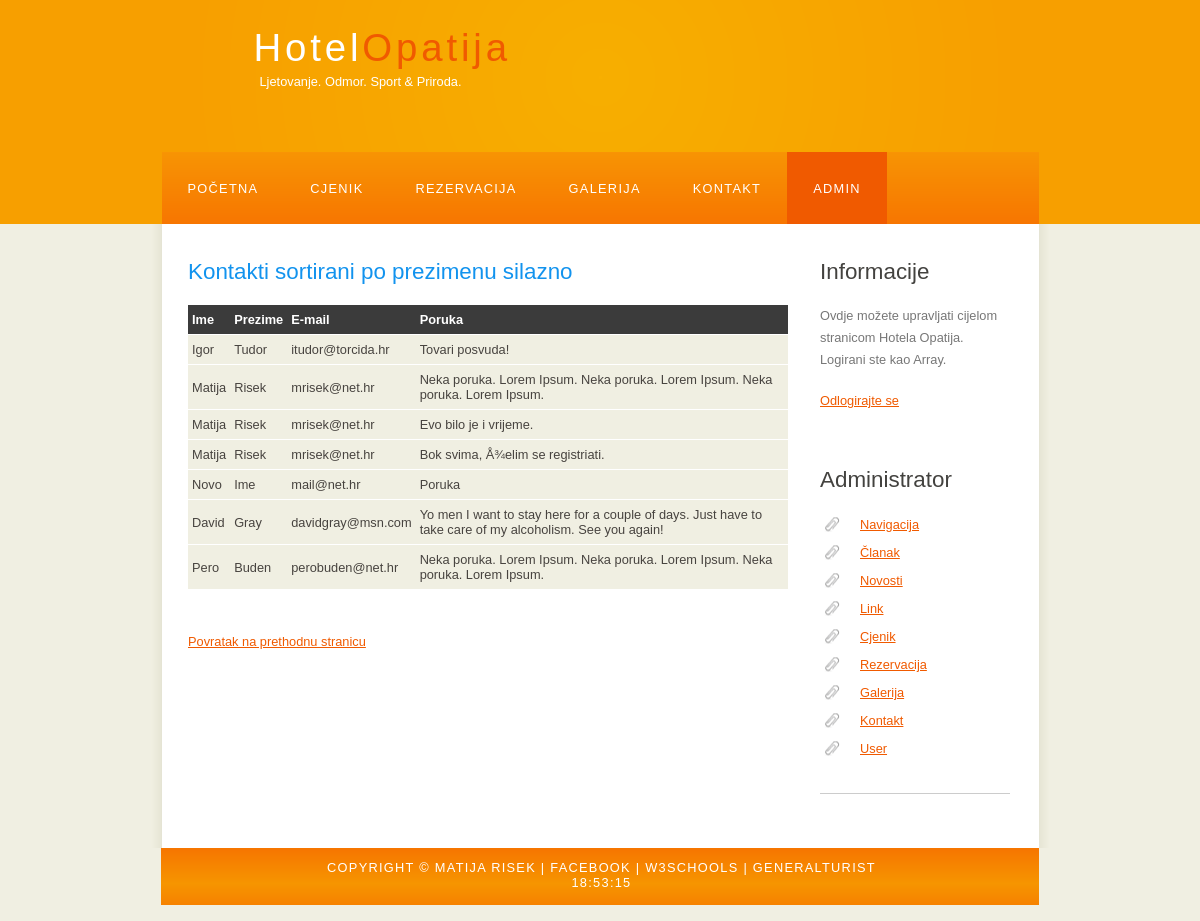
The page /sortirajKontakteSilazno.php (signed in) on the database its author committed.
### tables this page shows
CREATE TABLE IF NOT EXISTS `Kontakt` (
  `idKontakt` int(11) NOT NULL AUTO_INCREMENT,
  `imeKontakt` varchar(255) NOT NULL,
  `prezimeKontakt` varchar(255) NOT NULL,
  `emailKontakt` varchar(255) NOT NULL,
  `porukaKontakt` varchar(255) NOT NULL,
  PRIMARY KEY (`idKontakt`)
);

### sortirajKontakteSilazno.php (the view, shortened to what this page needs)
<!DOCTYPE HTML>
<html>
<head>
    <link rel="stylesheet" type="text/css" href="style/style.css" title="style" />
</head>
<body onload="startTime()">
    <div id="main">
        <div id="header">
            <div id="logo">
                <div id="logo_text">
                    <h1><a href="index.php">Hotel<span class="logo_colour">Opatija</span></a></h1>
                    <h2>Ljetovanje. Odmor. Sport & Priroda.</h2>
                </div>
            </div>
            <div id="menubar">
                <ul id="menu">
                    <li><a href="index.php">Početna</a></li>
                    <li><a href="cjenik.php">Cjenik</a></li>
                    <li><a href="rezervacija.php">Rezervacija</a></li>
                    <li><a href="galerija.php">Galerija</a></li>
                    <li> <a href="kontakt.php">Kontakt</a></li>
					<li class="selected"><a href="administrator.php">Admin</a></li>
                </ul>
            </div>
        </div>
        <div id="site_content">
            <div class="sidebar">
				<?php
					echo "<h3>Informacije</h3>";
					echo "<p>";
					echo "Ovdje možete upravljati cijelom stranicom Hotela Opatija.<br>";
					echo "Logirani ste kao {$_SESSION['username']}.<br>";
					echo '<p><a href="?action=logOut">Odlogirajte se</a></p>';
					echo "<p>";
				?>
                <h3>Administrator</h3>
                <ul>
					<li><a href="adminNavigacija.php">Navigacija</a></li>
                    <li><a href="adminClanak.php">Članak</a></li>
                    <li><a href="adminNovosti.php">Novosti</a></li>
                    <li><a href="adminLink.php">Link</a></li>
					<li><a href="adminCjenik.php">Cjenik</a></li>
                    <li><a href="adminRezervacija.php">Rezervacija</a></li>
                    <li><a href="adminGalerija.php">Galerija</a></li>
                    <li><a href="adminKontakt.php">Kontakt</a></li>
					<li><a href="adminUser.php">User</a></li>
                </ul>
                <hr />
            </div>
			<div id="content">
<h2>Kontakti sortirani po prezimenu silazno</h2>
<?php
$sql="SELECT * FROM Kontakt ORDER BY prezimeKontakt DESC";
$records=mysql_query($sql);
?>
<table width="600" border="0" cellpadding="0" cellspacing="0">
<tr>
<th>Ime</th>
<th>Prezime</th>
<th>E-mail</th>
<th>Poruka</th>
</tr>
<?php
while($cijena=mysql_fetch_assoc($records)){
	echo "<tr>";
	echo "<td>".$cijena['imeKontakt']."</td>";
	echo "<td>".$cijena['prezimeKontakt']."</td>";
	echo "<td>".$cijena['emailKontakt']."</td>";
	echo "<td>".$cijena['porukaKontakt']."</td>";
	echo "</tr>";
}
?>
</table>
<br><a href='http://iws.mev.hr/mrisek/adminKontakt.php'>Povratak na prethodnu stranicu</a>
            </div>
        </div>
        <div id="footer">
            Copyright &copy; Matija Risek | <a href="https://www.facebook.com/matija.risek">Facebook</a> | <a href="http://www.w3schools.com/">W3Schools</a> | <a href="http://www.general-turist.com/">GeneralTurist</a><div id="txt"></div>
        </div>
    </div>
</body>
</html>

### style/style.css (style rules this page uses)
html { height: 100%; }
* { margin: 0; padding: 0; }
body { font: normal .80em 'trebuchet ms', arial, sans-serif; background: #F0EFE2; color: #777; }
p { padding: 0 0 20px 0; line-height: 1.7em; }
hr { display: block; height: 1px; border: 0; border-top: 1px solid #ccc; margin: 1em 0; padding: 0; }
h1, h2, h3, h4, h5, h6 { font: normal 175% 'century gothic', arial, sans-serif; color: #43423F; margin: 0 0 15px 0; padding: 15px 0 5px 0; }
h2 { font: normal 175% 'century gothic', arial, sans-serif; color: #1293EE; }
a, a:hover { outline: none; text-decoration: underline; color: #F05A00; }
ul { margin: 2px 0 22px 17px; }
ul li { list-style-type: circle; margin: 0 0 6px 0; padding: 0 0 4px 5px; }
#main, #logo, #menubar, #site_content, #footer { margin-left: auto; margin-right: auto; }
#header { background: #f79f00; height: 240px; }
#logo { width: 825px; position: relative; height: 168px; margin-top: -16px; background: url(logo.png) no-repeat; }
#logo #logo_text { position: absolute; top: 20px; left: 0; }
#logo h1, #logo h2 { font: normal 300% 'century gothic', arial, sans-serif; border-bottom: 0; text-transform: none; margin: 0; margin-left: 66px; }
#logo_text h1, #logo_text h1 a, #logo_text h1 a:hover { padding: 22px 0 0 0; color: #FFF; letter-spacing: 0.1em; text-decoration: none; }
#logo_text h1 a .logo_colour { color: #F05A00; }
#logo_text h2 { font-size: 100%; padding: 4px 0 0 0; color: #FFF; margin-left: 72px; }
#menubar { width: 877px; height: 72px; padding: 0; background: url(menu.png) repeat-x; }
ul#menu, ul#menu li { float: left; margin: 0; padding: 0; }
ul#menu li { list-style: none; }
ul#menu li a { letter-spacing: 0.1em; font: normal 100% 'lucida sans unicode', arial, sans-serif; display: block; float: left; height: 37px; padding: 29px 26px 6px 26px; text-align: center; color: #FFF; text-transform: uppercase; text-decoration: none; background: transparent; }
ul#menu li a:hover, ul#menu li.selected a, ul#menu li.selected a:hover { color: #FFF; background: url(menu_select.png) repeat-x; }
#site_content { width: 837px; overflow: hidden; margin: 0 auto 0 auto; padding: 20px 24px 20px 37px; background: #FFF url(content.png) repeat-y; }
.sidebar { float: right; width: 190px; padding: 0 15px 20px 15px; }
.sidebar ul { width: 178px; padding: 4px 0 0 0; margin: 4px 0 30px 0; }
.sidebar li { list-style: none; padding: 0 0 7px 0; }
.sidebar li a, .sidebar li a:hover { padding: 0 0 0 40px; display: block; background: transparent url(link.png) no-repeat left center; }
#content { text-align: left; width: 595px; padding: 0; }
#footer { width: 878px; font: normal 100% 'lucida sans unicode', arial, sans-serif; height: 40px; padding: 12px 5px 5px 5px; text-align: center; background: #29425E url(footer.png) repeat-x; color: #FFF; text-transform: uppercase; letter-spacing: 0.1em; width: 875px; padding-left: 3px; padding-right: 0px; }
#footer a { color: #FFF; text-decoration: none; }
table { margin: 10px 0 30px 0; }
table tr th, table tr td { background: #3B3B3B; color: #FFF; padding: 7px 4px; text-align: left; }
table tr td { background: #F0EFE2; color: #47433F; border-top: 1px solid #FFF; }

### rows shown on the page
kontakt: imeKontakt "Igor", prezimeKontakt "Tudor", emailKontakt "itudor@torcida.hr", porukaKontakt "Tovari posvuda!"
kontakt: imeKontakt "Matija", prezimeKontakt "Risek", emailKontakt "mrisek@net.hr", porukaKontakt "Neka poruka. Lorem Ipsum. Neka poruka. Lorem Ipsum. Neka poruka. Lorem Ipsum."
kontakt: imeKontakt "Matija", prezimeKontakt "Risek", emailKontakt "mrisek@net.hr", porukaKontakt "Evo bilo je i vrijeme."
kontakt: imeKontakt "Matija", prezimeKontakt "Risek", emailKontakt "mrisek@net.hr", porukaKontakt "Bok svima, Å¾elim se registriati."
kontakt: imeKontakt "Novo", prezimeKontakt "Ime", emailKontakt "mail@net.hr", porukaKontakt "Poruka"
kontakt: imeKontakt "David", prezimeKontakt "Gray", emailKontakt "davidgray@msn.com", porukaKontakt "Yo men I want to stay here for a couple of days. Just have to take care of my alcoholism. See you again!"
kontakt: imeKontakt "Pero", prezimeKontakt "Buden", emailKontakt "perobuden@net.hr", porukaKontakt "Neka poruka. Lorem Ipsum. Neka poruka. Lorem Ipsum. Neka poruka. Lorem Ipsum."

### other values the page prints
$_SESSION['username'] "Array"
